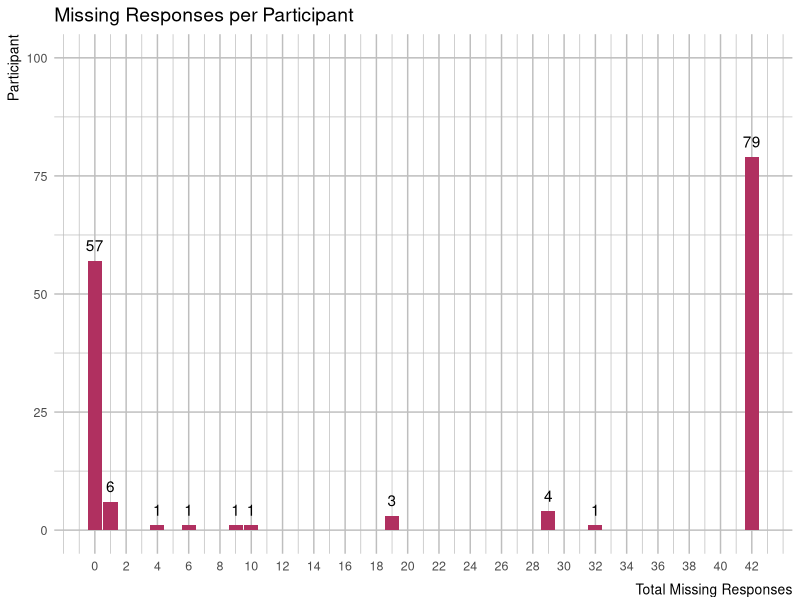
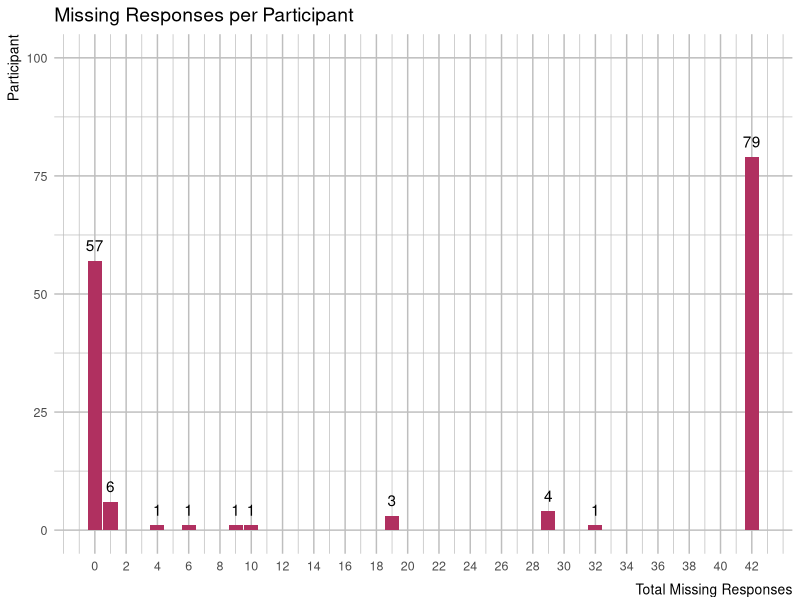

Reproduce these figures in R, in order.
## ---- chunk 1
knitr::opts_chunk$set(echo = TRUE)
## ---- chunk 2
library(tidyverse)
library(dplyr)
## ---- chunk 3
# this code use only for visualization purposes
plotTheme <- function() {
  theme(
    plot.title = element_text(size = 14, family = "sans", face = "plain", hjust = 0),
    plot.subtitle=element_text(size = 11, family = "sans", hjust = 0),
    plot.caption=element_text(size = 10, family = "sans", face = "italic", hjust = 0), 
    axis.title.x = element_text(size = 10, family = "sans", face = "plain", hjust = 1, vjust = -0.5),
    axis.title.y = element_text(size = 10, family = "sans", face = "plain", hjust = 1, vjust = 1),
    axis.text = element_text(size = 9, family = "sans", face = "plain"),
    panel.background = element_blank(),
    panel.grid.minor = element_line(colour = "gray"),
    panel.grid.major = element_line(colour = "gray"),
    axis.ticks = element_blank(),
    legend.title = element_text(size = 10, family = "sans"),
    legend.text = element_text(size = 9, family = "sans"),
    axis.line = element_blank()
  )
}

## ---- chunk 4
Surv.data <- read.csv("SurveyReport-10640347-07-12-2023-T114540.034.csv")

## ---- chunk 5
Surv.data <-  Surv.data %>% 
  select(#-IP.Address, # keep IP to check on participant who might participate twice from same device 
         -Duplicate,
         -Time.Taken.to.Complete..Seconds.,
         -Seq..Number,
         -External.Reference,
         -Custom.Variable.1,
         -Custom.Variable.2,
         -Custom.Variable.3,
         -Custom.Variable.4,
         -Custom.Variable.5,
         -Respondent.Email,
         -Email.List,
         -An.Empirical.Investigation.of.Lean.Production.and.Lean.Six.Sigma.Success.in.Local.Government.OrganizationsYou.have.been.invited.to.participate.in.this.survey.because.of.your.experience.or.expertise.with.Lean.Production..LP..or.Lean.Six.Sigma..LSS..in.Local.Government.Organizations..LGOs...In.this.survey.study..LP.and.LSS.are.the.improvement.methodologies.of.interest..thus..for.simplicity..the.abbreviation..LP.LSS..is.used..The.purpose.of.this.study.is.to.determine.the.critical.success.factors..CSFs..that.are.most.strongly.related.to.LP.LSS.success.in.LGO.settings..Before.proceeding.with.the.survey..please.review.the.following.information.Definition.of.Key.TermsLean.Production..LP..an.improvement.methodology.that.follows.a.set.of.principles..or.philosophy..and.uses.tools.techniques..e.g...value.stream.mapping..5S..5Whys..kaizen.events..etc...for.maximizing.customer.value.and.minimizing.waste.Lean.Six.Sigma..LSS..a.combination.of.practices.and.tools.from.LP.and.Six.Sigma.for.better.maximizing.benefits.and.better.achieving.desired.goals..Critical.Success.Factors..CSFs...barriers..enablers..obstacles..or.any.factors.that.may.influence.LP.LSS.success.and.performance.outcomes....Who.should.complete.the.survey.We.only.need.one.person.from.each.participating.organization..or.sub.unit.within.the.organization..to.complete.the.survey..We.also.encourage.you.to.share.this.survey.invitation.with.individuals.involved.in.developing.and.or.implementing.LP.LSS.in.other.parts.of.your.organization.if.it.was.managed.as.a.separate.initiative..Survey.respondents.must.meet.the.criteria.below.Be.at.least.18.years.old.and.a.native.or.fluent.English.speaker..andHave.experience.related.to.the.development.and.or.implementation.of.LP.LSS.within.an.LGOServed.as.a.manager..team.leader.facilitator..team.member.or.consultant.related.to.a.LP.LSS.initiative.within.the.organization..If.you.do.not.meet.these.above.criteria..please.exit.the.survey.now..Which.LP.LSS.initiative.should.I.consider.in.answering.the.survey.questions.If.you.have.supervised..led.facilitated..or.collaborated.in.more.than.one.initiative.that.has.been.completed..please.consider.only.the.most.recently.completed.LP.LSS.initiative.that.was.developed.and.or.implemented.when.you.answer.the.survey.questions.,
         -Information.Sheet.for.Participation.in.a.Research.Study.Principal.Investigator..Eileen.Van.Aken..Ph.D.Co.investigator..Mohammed.AlrezqIRB...22.875Title.of.Study..An.Empirical.Investigation.of.Lean.Production.and.Lean.Six.Sigma.Success.in.Local.Government.Organizations.You.are.invited.to.participate.in.a.survey..This.form.includes.information.about.the.survey.and.contact.information.if.you.have.any.questions..I.am.a.PhD.student.in.Industrial.and.Systems.Engineering.at.Virginia.Tech..and.I.am.conducting.this.research.as.a.part.of.my.dissertation.work.WHAT.SHOULD.I.KNOW.If.you.decide.to.participate.in.this.survey.study..you.will.complete.four.main.sections.in.this.survey..The.first.section.includes.questions.related.to.the.success.outcomes.of.developing.and.or.implementing.LP.LSS..i.e...the.experienced.outcomes.once.LP.LSS.is.completed...The.second.section.is.related.to.the.Critical.Success.Factors..CSFs..in.which.each.factor.will.be.assessed.based.on.its.impact.on.LP.LSS.success..The.third.section.includes.background.questions.related.to.the.organization.in.which.LP.LSS.was.developed.and.or.implemented..participants.experiences..and.LP.LSS.tools.techniques.used..The.fourth.section.includes.suggestions.from.the.survey.participants.for.other.potential.participants.who.might.be.willing.to.fill.out.this.survey..We.do.not.anticipate.any.risks.from.completing.this.survey..You.can.choose.whether.to.be.in.this.survey.study.or.not...If.you.volunteer.to.be.in.this.survey.study..you.may.withdraw.at.any.time.without.consequences.of.any.kind...You.may.also.refuse.to.answer.any.questions.you.don.t.want.to.answer.and.remain.in.the.study..The.investigator.may.withdraw.you.from.this.research.if.circumstances.arise.which.warrant.doing.so..CONFIDENTIALITYWe.will.do.our.best.to.protect.the.confidentiality.of.the.information.we.gather.from.you..but.we.cannot.guarantee.100..confidentiality..Any.data.collected.during.this.survey.study.will.be.kept.confidential.by.the.researchers..Any.identifiers.obtained.will.be.kept.strictly.confidential.and.not.included.in.any.publication.work.as.a.result.of.the.research.study..The.obtained.data.will.be.downloaded.and.stored.on.a.secured.and.password.protected.Google.Drive.which.is.administered.and.managed.by.Virginia.Tech..Any.identifiers.will.be.separated.from.the.data.and.then.be.coded..The.survey.results.will.be.stored.for.three.years.after.the.study.has.been.completed.and.then.destroyed..WHO.CAN.I.TALK.TO.If.you.have.any.questions.or.concerns.about.this.survey.study..please.feel.free.to.contact.the.co.investigator.at.Alrezq.vt.edu.or.443.214.6729...You.are.not.waiving.any.legal.claims..rights.or.remedies.because.of.your.participation.in.this.research.study...If.you.have.questions.regarding.your.rights.as.a.research.participant..contact.the.Virginia.Tech.HRPP.Office.at.540.231.3732..irb.vt.edu...If.you.would.like.to.participate.in.this.survey..click..Begin.the.survey..to.begin.or..No.thanks..to.exit.,
         -Section.1..LP.LSS.outcomesIn.this.section..we.are.interested.in.your.perception.about.the.primary.goal.s..of.LP.LSS.project.initiative..that.is..the.outcomes.experienced.once.the.implementation.process.was.complete..Please.use.the.most.recently.completed.LP.LSS.project.initiative.to.respond.to.these.questions.,
         -Section.2..Critical.Success.Factors.related.to.LP.LSS.success..In.this.section..we.are.interested.in.your.experiences.during.and.immediately.following.the.development.and.or.implementation.process.of.LP.LSS..Based.on.your.most.recent.experience.with.LP.LSS..please.indicate.the.extent.to.which.each.of.the.following.statements.regarding.critical.success.factors..CSFs..were.true.in.your.organization..CSFs.refer.to.all.barriers..enablers..obstacles..or.any.factors.that.influence.LP.LSS.success.and.performance.outcomes..Please.refer.to.the.most.recently.completed.LP.LSS.project.initiative.if.you.have.been.involved.in.more.than.one.initiative..,
         -Section.3..Participants.Experience.and.Background..The.purpose.of.this.section.is.to.learn.about.the.organization.in.which.LP.LSS.was.developed.and.or.implemented.and.your.experience.with.LP.LSS..Please.keep.in.mind.your.most.recent.experience.with.LP.LSS.project.initiative.if.you.were.involved.with.more.than.one.initiative.,
         -X8..Which.of.the.following.LP.LSS.improvement.tools.were.used.during.the.LP.LSS.project.initiative...Please.check.all.that.apply.,
         -X.Section.4If.you.know.someone..i.e...academic.researchers.or.practitioners..that.might.be.interested.in.participating.in.this.study..please.complete.the.following.,
         -Name,
         -Email.Address)
# These columns come with the survey data once downloaded. 
## ---- chunk 6
# Rename the Dependent variables with the acronyms 
Surv.data <-  Surv.data %>% 
  rename(IMPL_SUCC = X1..The.implementation.of.LP.LSS.was.successful.,
         CULT_INTG = X2..Using.LP.LSS.became.an.important.part.of.the.culture.in.the.organization.,
         BUDG_COMP = X3..LP.LSS.was.completed.within.the.estimated.budget., 
         ORG_PERF_IMP = X4..Organizational.performance.improved.after.implementing.LP.LSS., 
         EMPL_SKL_IMP = X5..Employees.knowledge..skills.and.abilities.improved.after.LP.LSS.implementation.,
         DEPLOY = X6..LP.LSS.was.deployed.throughout.the.organization.,
         ACT_INTG = X7..LP.LSS.activities.were.integrated.into.routine.business.practices.and.procedures., 
         BUSI_IMP = X8..Business.and.supporting.activities.were.improved.after.LP.LSS.implementation.,
         TASK_COMP = X9..The.allocated.tasks.with.LP.LSS.were.completed.within.the.estimated.time.of.completion.,
         STAKEH_ACC = X10..The.results.of.LP.LSS.were.acceptable.to.all.stakeholders.,
         EMPL_SAT = X11..Employees.were.satisfied.with.LP.LSS.,
         EMPL_BEL_IMP = X12..Employees.believed.that.using.LP.LSS.was.important.for.the.organization.,
         DEC_IMP = X13..Decision.making.and.other.management.processes.improved.after.LP.LSS.implementation.)

#Rename the Independent variables with the acronyms 
Surv.data <- Surv.data %>% 
  rename(LD_SUP = X1..Leadership.support.commitment..Extent.to.which.leaders.demonstrate.commitment.and.buy.in.for.LP.LSS..Leaders.demonstrated.commitment.and.buy.in.for.LP.LSS.,
         ORG_CUL = X2..Organizational.culture..Extent.to.which.the.organizational.culture.is.open.and.supportive.of.LP.LSS.philosophy.and.principles..The.organizational.culture.was.open.and.supportive.of.LP.LSS.philosophy.and.principles.,
         EMP_ATT = X3..Employee.attitude..Extent.to.which.employees.buy.in.and.accept.LP.LSS.Employees.had.buy.in.and.acceptance.for.LP.LSS.,
         RES_AVL = X4..Resource.availability..The.amount.of.financial.and.non.financial.resources.allocated.to.support.LP.LSS..including.money..people..equipment..etc..The.right.amount.of.financial.and.non.financial.resources.was.allocated.to.support.LP.LSS..including.money..people..equipment..etc.,
         LD_INV = X5..Leadership.involvement..Extent.to.which.leaders.are.involved.throughout.the.development.and.implementation.of.LP.LSS..Leaders.were.involved.throughout.the.development.and.implementation.of.LP.LSS.,
         PRJ_SEL = X6..Project.identification.and.selection..Identification..prioritization..and.selection.of.specific.LP.LSS.initiatives.projects.having.the.most.benefit.to.the.organization..LP.LSS.initiatives.projects.were.identified..prioritized..and.selected.based.on.the.most.benefit.to.the.organization.,
         DEF_MEA = X7..Defining.measures..Extent.to.which.relevant.performance.measures.that.track.and.monitor.the.progress.of.improvement.are.defined.and.implemented..Relevant.performance.measures.that.track.and.monitor.the.progress.of.improvement.were.defined.and.implemented.,
         RES_CHG = X8..General.resistance.to.change..Extent.to.which.there.is.a.lack.of.resistance.to.changes.made.as.a.result.of.LP.LSS..There.was.a.lack.of.resistance.to.changes.made.as.a.result.of.LP.LSS.,
         LD_STL = X9..Leadership.style..Extent.to.which.leaders..style.and.approach.are.aligned.with.LP.LSS..Leaders..style.and.approach.were.aligned.with.LP.LSS.,
         ORG_CHR = X10..Organizational.characteristics..Extent.to.which.planning.activities.address.the.key.organizational.characteristics.for.successful.LP.LSS..such.as.size.and.the.unit.of.analysis..Planning.activities.addressed.the.key.organizational.characteristics.for.successful.LP.LSS..such.as.size.and.the.unit.of.analysis.,
         DAT_QLT = X11..Data.quality..Accuracy..validity..and.reliability.of.the.data.used.by.the.organization.to.support.LP.LSS..There.was.accurate..valid..and.reliable.data.used.by.the.organization.to.support.LP.LSS.,
         EMP_ENG = X12..Employee.engagement...Extent.to.which.employees.from.areas.targeted.are.involved.and.engaged.in.LP.LSS..Employees.from.areas.targeted.were.involved.and.engaged.in.LP.LSS.,
         TOOL_AP = X13..Tool.appropriateness..Extent.to.which.the.LP.LSS.tools.and.techniques.used.for.analysis.and.problem.solving.are.appropriate..LP.LSS.tools.and.techniques.used.for.analysis.and.problem.solving.were.appropriate.,
         CONTX_CUS = X14..Contextualization.customization.of.LP.LSS..Extent.to.which.LP.LSS.tools.and.techniques.are.customized.and.adapted.to.fit.and.align.with.the.organizational.context..LP.LSS.tools.and.techniques.were.customized.and.adapted.to.fit.and.align.with.the.organizational.context.,
         EFT_REQ = X15..Effort.required.for.LP.LSS..Extent.to.which.the.amount.of.time.and.effort.devoted.to.LP.LSS.development.and.implementation.is.appropriate.and.feasible.The.amount.of.time.and.effort.devoted.to.LP.LSS.development.and.implementation.was.appropriate.and.feasible.,
         SCOPE = X16..Scope.of.LP.LSS..Extent.to.which.the.scope.of.LP.LSS.development.and.implementation.within.the.organization.is.appropriate.and.feasible..The.scope.of.LP.LSS.development.and.implementation.within.the.organization.was.appropriate.and.feasible.,
         INSTIT = X17..LP.LSS.institutionalization..Extent.to.which.LP.LSS.is.deployed.throughout.the.organization..including.various.organizational.levels.and.units..LP.LSS.was.deployed.throughout.the.organization..including.various.organizational.levels.and.units.,
         TRA_EDUC = X18..LP.LSS.training.and.education..Investing.in.and.providing.the.education.training.required.to.develop.the.workforce.knowledge.skills.needed.to.support.LP.LSS..The.organization.invested.in.providing.training.education.needed.to.develop.the.knowledge.skills.needed.to.support.LP.LSS.,
         WKF_SKL = X19..Workforce.knowledge.and.skills..Extent.to.which.people.in.the.organization.had.adequate.knowledge..skills..and.competencies.to.support.LP.LSS..People.in.the.organization.had.adequate.knowledge..skills..and.competencies.to.support.LP.LSS.,
         EXP_CON = X20..Experienced.consultant..Availability.of.an.experienced.professional..within.or.from.outside.the.organization..with.sufficient.knowledge.of.LP.LSS.to.support.facilitation..coaching..and.implementation..An.experienced.professional.with.sufficient.knowledge.of.LP.LSS.was.available.to.support.facilitation..coaching..and.implementation., 
         EXT_CON = X21..External.consultant.knowledge.of.local.government.organization.processes..Extent.to.which.any.external.consultant.used.is.familiar.with.processes.and.context.of.local.government.organizations.to.translate.and.adapt.concepts.and.tools.techniques..Any.external.consultant.used.was.familiar.with.processes.and.context.of.local.government.organizations.to.translate.and.adapt.concepts.and.tools.techniques.of.LP.LSS.,
         UND_CNG = X22..Understanding.the.need.for.change..Extent.to.which.a.clear.and.compelling.need.for.change.is.communicated.throughout.the.organization..A.clear.and.compelling.need.for.change.was.communicated.throughout.the.organization., 
         COM_KNW = X23..Communicating.knowledge.and.success.stories..Extent.to.which.LP.LSS.best.practices.and.success.stories.are.shared.across.the.organization......LP.LSS.best.practices.and.success.stories.were.shared.across.the.organization.,
         PAT_RES = X24..Patience.for.results..Extent.to.which.people.in.the.organization.have.the.necessary.patience.for.improvements.in.results.to.be.realized.People.in.the.organization.had.the.necessary.patience.for.improvements.in.results.to.be.realized.,
         GOAL_CL = X25..Goal.clarity..Extent.to.which.the.goals.and.aims.of.LP.LSS.are.clear.and.understood.across.the.organization..The.goals.and.aims.of.LP.LSS.were.clear.and.understood.across.the.organization.,
         CUS_IDEF= X26..Customer.identification..Extent.to.which.customers.of.processes.targeted.for.improvement.are.clearly.identified.Customers.of.processes.targeted.for.improvement.were.clearly.identified.,
         GOAL_AL = X27..Goal.alignment..Extent.to.which.LP.LSS.is.aligned.with.organizational.goals.and.priorities..LP.LSS.was.aligned.with.organizational.goals.and.priorities.,
         SYS_COM = X28..Target.system.complexity..Extent.to.which.the.workflow..interconnections..and.interdependencies.in.processes.targeted.for.improvement.are.routine.and.not.complex..The.workflow..interconnections..and.interdependencies.in.processes.targeted.for.improvement.were.routine.and.not.complex.,
         TEAM_ST = X29..Team.structure.and.roles..Extent.to.which.teams.used.to.develop.and.implement.LP.LSS.have.clearly.defined.roles.and.responsibilities..Teams.used.to.develop.and.implement.LP.LSS.had.clearly.defined.roles.and.responsibilities.)

#Rename the demographic variables with the acronyms
Surv.data <- Surv.data %>% 
  rename(ORG_CTRY = X1..In.what.country.is.the.organization.located...Please.select.a.location.in.which.LP.LSS.was.developed.and.or.implemented..,
         GOV_LVL = X2..Which.of.the.following.best.describes.the.governmental.level.of.the.organization..The.governmental.level.represents.the.territory.in.which.the.organization.controls..,
         Other_GovLevel = Other..Please.specify.,
         FUNC_AREA = X3..Which.of.the.following.best.describes.the.functionality.of.the.targeted.area.in.which.LP.LSS.has.been.developed.and.or.implemented..i.e...unit.of.analysis...,
         Other_Fnction = Other..Please.specify..1,
         POP_SIZE = X4..What.is.the.approximate.population.size..i.e...inhabitants..that.the.organization.serves..Please.provide.a.specific.number.,
         INST_LVL = X5..Which.of.the.following.best.describes.the.institutionalization.level.of.LP.LSS..The.institutionalization.level.refers.to.whether.LP.LSS.was.developed.and.implemented.within.a.single..multiple..or.all.sub.units..i.e...department..division..etc...of.the.organization.,
         Other_InstLvl = Other..Please.specify..2,
         ORG_SIZE = X6..Which.of.the.following.best.describes.the.overall.size.of.the.organization.in.which.LP.LSS.has.been.developed.and.or.implemented..,
         IMP_FOCUS = X7..Which.of.the.following.best.describes.the.main.focus.of.the.improvement.methodology.used.for.this.initiative..The.main.focus.of.the.improvement.methodology.refers.to.whether.this.project.initiative.used.only.LP.tools.techniques..a.combination.of.LP.and.Six.Sigma..known.as.Lean.Six.Sigma..LSS....or.LP.with.other.general.improvement.methodologies...,
         Other_ManFocus = Other..Please.specify..3,
         VSM = Value.Stream.Mapping,
         FIVE_S = X5S,
         Visual_Mgmt = Visual.Management,
         Five_Whys = X5Whys, 
         PFC= Process.Flow.Chart,
         KEs = Kaizen.Event,
         CEDA = Cause.and.Effect.Diagram.Analysis,
         Mistake_Proofing = Mistake.Proofing.,
         Project_Charter = Project.Charter,
         Gemba = Gemba..i.e...go.and.see.,
         Spaghetti_Diagram = Spaghetti.Diagram.,
         SPC = Statistical.Process.Control,
         CS_Kanban = Check.Sheet.Kanban.,
         CTQ = Critical.to.Quality,
         OPF = One.Piece.Flow.,
         QFD = Quality.Function.Deployment,
         Project_Charter_2 = Project.Charter.1,
         Benchmarking_2 = Benchmarking.1,
         CTA = Cycle.Time.Analysis.,
         PD = Policy.Deployment.,
         LTA = Lead.Time.Analysis.,
         SMED = Single.Minute.Exchange.of.Dies,
         Other_Tools = Other..Please.specify..4,
         IMPL_PCT = X9..What.percentage.of.ideas.and.changes.identified.in.the.LP.LSS.initiative.have.been.implemented.,
         EXP = X10..How.would.you.classify.your.experience.with.LP.LSS.,
         Other_EXP = Other..Please.specify..5,
         EXP_YRS = X11..How.many.years.of.experience.do.you.have.with.LP.LSS.implementation.,
         ROLE_TYP = X12..Which.of.the.following.best.describes.your.role..or.roles..in.LP.LSS.development.and.or.implementation.process.,
         Other_Role = Other..Please.specify..6,
         COMP_AGO = X13..How.long.ago.was.this.LP.LSS.completed...Please.select.the.one.that.best.describes.how.long.ago.this.LP.LSS.was.completed.,
         ORG_EXP = X14..How.long.has.the.organization.been.working.on.LP.LSS.project.initiative.)

## ---- chunk 7
library(lubridate)
# to change Timestamp..mm.dd.yyyy. to date/time column and remove Timestamp..mm.dd.yyyy. and time. Keep only date  
Surv.data <- Surv.data %>%
  mutate(Date = as.Date(mdy_hm(Timestamp..mm.dd.yyyy.)), # Extract date
         Time = format(mdy_hm(Timestamp..mm.dd.yyyy.), "%H:%M")) %>% # Extract time
  select(-Time) %>%  # Remove Time column
  relocate(Date, .after = 2) %>% # to bring Date column to be 3rd column
  select(-Timestamp..mm.dd.yyyy.) %>% # to remove timestamp column
  rename(Country_Survey = Country.Code) # to rename the country code to country 

# this chunk should combine the columns that are the same such project charter, bechmarking, etc.
## ---- chunk 8
# Standardize Organization country variable
#table(Surv.data$ORG_CTRY)
Surv.data <- Surv.data %>%
  mutate(ORG_CTRY = case_when(
    ORG_CTRY %in% c("United States", "United States of America", "U.S", "US", "Ohio, USA", "The United States of America", "USA") ~ "USA",
    ORG_CTRY %in% c("United Arab Emirates")~ "UAE",
    ORG_CTRY %in% c("Turkiye")~ "Turkey",
    TRUE ~ ORG_CTRY
  ))

# Re-code Government level variable
#table(Surv.data$GOV_LVL)
Surv.data <- Surv.data %>% 
  mutate(GOV_LVL = recode(GOV_LVL,
                          "1" = "State level",
                          "2" = "City level",
                          "3" = "County",
                          "4" = "Village",
                          "5" = "Town",
                          "6" = "Other"))

# To combine "other" with "GOV_LVL"
Surv.data <- Surv.data %>%
  mutate(GOV_LVL = if_else(Other_GovLevel == "Not Governmental", "Not Governmental", GOV_LVL)) %>% 
  mutate(GOV_LVL = if_else(Other_GovLevel == "Federal", "Federal", GOV_LVL)) %>% 
  select(-Other_GovLevel)
# Explanation: In this case, if the values in the Other_GovLevel column are "Not Governmental", the corresponding values in the GOV_LVL column will also be set to "Not Governmental". If the condition is false, the GOV_LVL column remains unchanged.

# To remove two participants who were from Federal gov. and Non-governemnt organizations 
Surv.data <- Surv.data %>% 
  filter(!(GOV_LVL %in%
             c("Federal", "Not Governmental")))
## ---- chunk 9
names(Surv.data)

factor_data <- Surv.data %>% 
  select(1, 7:48)
sum(is.na(factor_data))


#Total NAs per participant for dependent and independent variables  
names(factor_data)
factor_data <- factor_data %>% 
  mutate(total_na = rowSums(is.na(factor_data)))

NAs_per_part <- factor_data %>%
  ggplot(aes(x = total_na)) +
  geom_bar(fill = "maroon") +
  #theme_minimal() +
  geom_text(stat = "count", aes(label = after_stat(count)), vjust = -0.8)+
  scale_x_continuous(breaks = seq(min(factor_data$total_na, na.rm = TRUE), 
                                  max(factor_data$total_na, na.rm = TRUE), 
                                  by = 2)) +
  labs(x = "Total Missing Responses", 
       y = "Participant", 
       title = "Missing Responses per Participant")+
  ylim(0, 100)+
  plotTheme()
NAs_per_part

# Save plot in the plot folder
library(here)# use to direct saving the plot in "plot_folder"

ggsave(filename = here("plot_folder", "NAs_per_participant.png"), plot = NAs_per_part)
## ---- chunk 10
# This code is to keep participant with less than 10 missing responses   
factor_data <- factor_data %>% 
  filter(total_na <= 32)
# remove the new column for total NAs per participant
factor_data <- factor_data %>% 
  select(-total_na)
